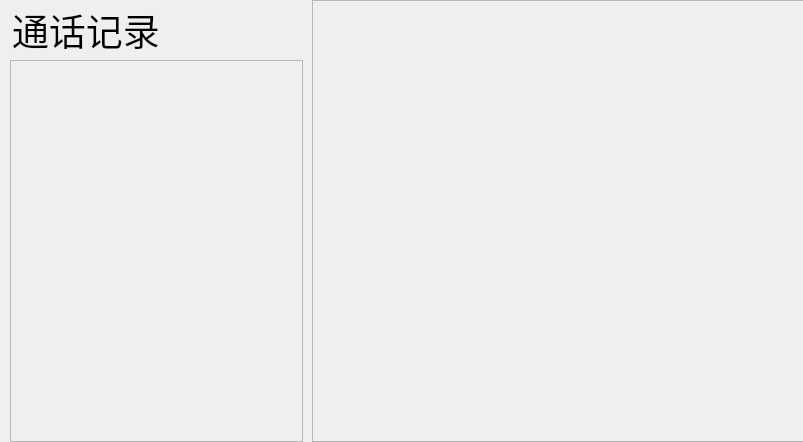
<?xml version="1.0" encoding="UTF-8"?>
<ui version="4.0">
 <class>RecordsWidget</class>
 <widget class="QWidget" name="RecordsWidget">
  <property name="geometry">
   <rect>
    <x>0</x>
    <y>0</y>
    <width>803</width>
    <height>442</height>
   </rect>
  </property>
  <property name="windowTitle">
   <string>RecordsWidget</string>
  </property>
  <widget class="QLabel" name="SiderBgi">
   <property name="geometry">
    <rect>
     <x>2</x>
     <y>0</y>
     <width>310</width>
     <height>442</height>
    </rect>
   </property>
   <property name="text">
    <string/>
   </property>
  </widget>
  <widget class="QScrollArea" name="Container">
   <property name="geometry">
    <rect>
     <x>312</x>
     <y>0</y>
     <width>493</width>
     <height>442</height>
    </rect>
   </property>
   <property name="verticalScrollBarPolicy">
    <enum>Qt::ScrollBarAsNeeded</enum>
   </property>
   <property name="widgetResizable">
    <bool>true</bool>
   </property>
   <widget class="QWidget" name="scrollAreaWidgetContents_2">
    <property name="geometry">
     <rect>
      <x>0</x>
      <y>0</y>
      <width>491</width>
      <height>440</height>
     </rect>
    </property>
   </widget>
  </widget>
  <widget class="QLabel" name="Title">
   <property name="geometry">
    <rect>
     <x>12</x>
     <y>10</y>
     <width>151</width>
     <height>40</height>
    </rect>
   </property>
   <property name="font">
    <font>
     <family>等线</family>
     <pointsize>28</pointsize>
    </font>
   </property>
   <property name="text">
    <string>通话记录</string>
   </property>
  </widget>
  <widget class="QScrollArea" name="InfoContainer">
   <property name="geometry">
    <rect>
     <x>10</x>
     <y>60</y>
     <width>293</width>
     <height>382</height>
    </rect>
   </property>
   <property name="verticalScrollBarPolicy">
    <enum>Qt::ScrollBarAsNeeded</enum>
   </property>
   <property name="widgetResizable">
    <bool>true</bool>
   </property>
   <widget class="QWidget" name="scrollAreaWidgetContents">
    <property name="geometry">
     <rect>
      <x>0</x>
      <y>0</y>
      <width>291</width>
      <height>380</height>
     </rect>
    </property>
   </widget>
  </widget>
 </widget>
 <resources/>
 <connections/>
</ui>
